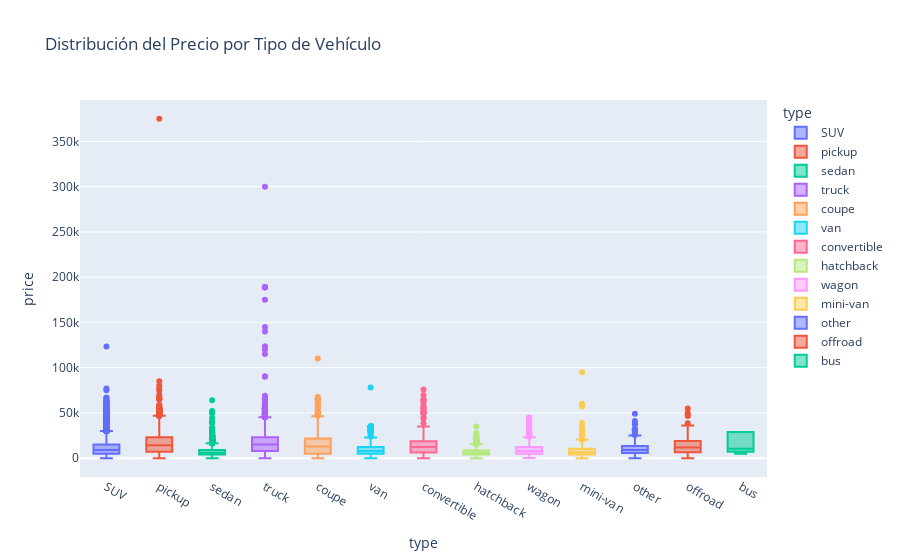

Notebook cell for this chart:
### Code cell
fig = px.box(df, x='type', y='price', color='type',
             title='Distribución del Precio por Tipo de Vehículo')
fig.show()

### Figure 1 — Plotly figure (JSON) as saved in the notebook; plotly's stock layout.template omitted (floating-point values rounded to 4 significant figures; data arrays with more than 128 entries replaced by an {"elided": "..."} marker saying what was removed)
{"data": [{"alignmentgroup": "True", "hovertemplate": "type=%{x}<br>price=%{y}<extra></extra>", "legendgroup": "SUV", "marker": {"color": "#636efa"}, "name": "SUV", "notched": false, "offsetgroup": "SUV", "orientation": "v", "showlegend": true, "type": "box", "x": {"elided": "12405 str values"}, "x0": " ", "xaxis": "x", "y": {"elided": "12405 int values"}, "y0": " ", "yaxis": "y"}, {"alignmentgroup": "True", "hovertemplate": "type=%{x}<br>price=%{y}<extra></extra>", "legendgroup": "pickup", "marker": {"color": "#EF553B"}, "name": "pickup", "notched": false, "offsetgroup": "pickup", "orientation": "v", "showlegend": true, "type": "box", "x": {"elided": "6988 str values"}, "x0": " ", "xaxis": "x", "y": {"elided": "6988 int values"}, "y0": " ", "yaxis": "y"}, {"alignmentgroup": "True", "hovertemplate": "type=%{x}<br>price=%{y}<extra></extra>", "legendgroup": "sedan", "marker": {"color": "#00cc96"}, "name": "sedan", "notched": false, "offsetgroup": "sedan", "orientation": "v", "showlegend": true, "type": "box", "x": {"elided": "12154 str values"}, "x0": " ", "xaxis": "x", "y": {"elided": "12154 int values"}, "y0": " ", "yaxis": "y"}, {"alignmentgroup": "True", "hovertemplate": "type=%{x}<br>price=%{y}<extra></extra>", "legendgroup": "truck", "marker": {"color": "#ab63fa"}, "name": "truck", "notched": false, "offsetgroup": "truck", "orientation": "v", "showlegend": true, "type": "box", "x": {"elided": "12353 str values"}, "x0": " ", "xaxis": "x", "y": {"elided": "12353 int values"}, "y0": " ", "yaxis": "y"}, {"alignmentgroup": "True", "hovertemplate": "type=%{x}<br>price=%{y}<extra></extra>", "legendgroup": "coupe", "marker": {"color": "#FFA15A"}, "name": "coupe", "notched": false, "offsetgroup": "coupe", "orientation": "v", "showlegend": true, "type": "box", "x": {"elided": "2303 str values"}, "x0": " ", "xaxis": "x", "y": {"elided": "2303 int values"}, "y0": " ", "yaxis": "y"}, {"alignmentgroup": "True", "hovertemplate": "type=%{x}<br>price=%{y}<extra></extra>", "legendgroup": "van", "marker": {"color": "#19d3f3"}, "name": "van", "notched": false, "offsetgroup": "van", "orientation": "v", "showlegend": true, "type": "box", "x": {"elided": "633 str values"}, "x0": " ", "xaxis": "x", "y": {"elided": "633 int values"}, "y0": " ", "yaxis": "y"}, {"alignmentgroup": "True", "hovertemplate": "type=%{x}<br>price=%{y}<extra></extra>", "legendgroup": "convertible", "marker": {"color": "#FF6692"}, "name": "convertible", "notched": false, "offsetgroup": "convertible", "orientation": "v", "showlegend": true, "type": "box", "x": {"elided": "446 str values"}, "x0": " ", "xaxis": "x", "y": {"elided": "446 int values"}, "y0": " ", "yaxis": "y"}, {"alignmentgroup": "True", "hovertemplate": "type=%{x}<br>price=%{y}<extra></extra>", "legendgroup": "hatchback", "marker": {"color": "#B6E880"}, "name": "hatchback", "notched": false, "offsetgroup": "hatchback", "orientation": "v", "showlegend": true, "type": "box", "x": {"elided": "1047 str values"}, "x0": " ", "xaxis": "x", "y": {"elided": "1047 int values"}, "y0": " ", "yaxis": "y"}, {"alignmentgroup": "True", "hovertemplate": "type=%{x}<br>price=%{y}<extra></extra>", "legendgroup": "wagon", "marker": {"color": "#FF97FF"}, "name": "wagon", "notched": false, "offsetgroup": "wagon", "orientation": "v", "showlegend": true, "type": "box", "x": {"elided": "1541 str values"}, "x0": " ", "xaxis": "x", "y": {"elided": "1541 int values"}, "y0": " ", "yaxis": "y"}, {"alignmentgroup": "True", "hovertemplate": "type=%{x}<br>price=%{y}<extra></extra>", "legendgroup": "mini-van", "marker": {"color": "#FECB52"}, "name": "mini-van", "notched": false, "offsetgroup": "mini-van", "orientation": "v", "showlegend": true, "type": "box", "x": {"elided": "1161 str values"}, "x0": " ", "xaxis": "x", "y": {"elided": "1161 int values"}, "y0": " ", "yaxis": "y"}, {"alignmentgroup": "True", "hovertemplate": "type=%{x}<br>price=%{y}<extra></extra>", "legendgroup": "other", "marker": {"color": "#636efa"}, "name": "other", "notched": false, "offsetgroup": "other", "orientation": "v", "showlegend": true, "type": "box", "x": {"elided": "256 str values"}, "x0": " ", "xaxis": "x", "y": {"elided": "256 int values"}, "y0": " ", "yaxis": "y"}, {"alignmentgroup": "True", "hovertemplate": "type=%{x}<br>price=%{y}<extra></extra>", "legendgroup": "offroad", "marker": {"color": "#EF553B"}, "name": "offroad", "notched": false, "offsetgroup": "offroad", "orientation": "v", "showlegend": true, "type": "box", "x": {"elided": "214 str values"}, "x0": " ", "xaxis": "x", "y": {"elided": "214 int values"}, "y0": " ", "yaxis": "y"}, {"alignmentgroup": "True", "hovertemplate": "type=%{x}<br>price=%{y}<extra></extra>", "legendgroup": "bus", "marker": {"color": "#00cc96"}, "name": "bus", "notched": false, "offsetgroup": "bus", "orientation": "v", "showlegend": true, "type": "box", "x": ["bus", "bus", "bus", "bus", "bus", "bus", "bus", "bus", "bus", "bus", "bus", "bus", "bus", "bus", "bus", "bus", "bus", "bus", "bus", "bus", "bus", "bus", "bus", "bus"], "x0": " ", "xaxis": "x", "y": [10500, 28990, 10500, 4995, 28990, 28990, 4995, 28990, 28990, 28990, 4995, 28990, 4995, 28990, 6997, 7900, 7500, 4995, 10000, 6997, 6997, 28990, 28990, 28990], "y0": " ", "yaxis": "y"}], "layout": {"boxmode": "overlay", "legend": {"title": {"text": "type"}, "tracegroupgap": 0}, "title": {"text": "Distribución del Precio por Tipo de Vehículo"}, "xaxis": {"anchor": "y", "categoryarray": ["SUV", "pickup", "sedan", "truck", "coupe", "van", "convertible", "hatchback", "wagon", "mini-van", "other", "offroad", "bus"], "categoryorder": "array", "domain": [0, 1], "title": {"text": "type"}}, "yaxis": {"anchor": "x", "domain": [0, 1], "title": {"text": "price"}}}}
